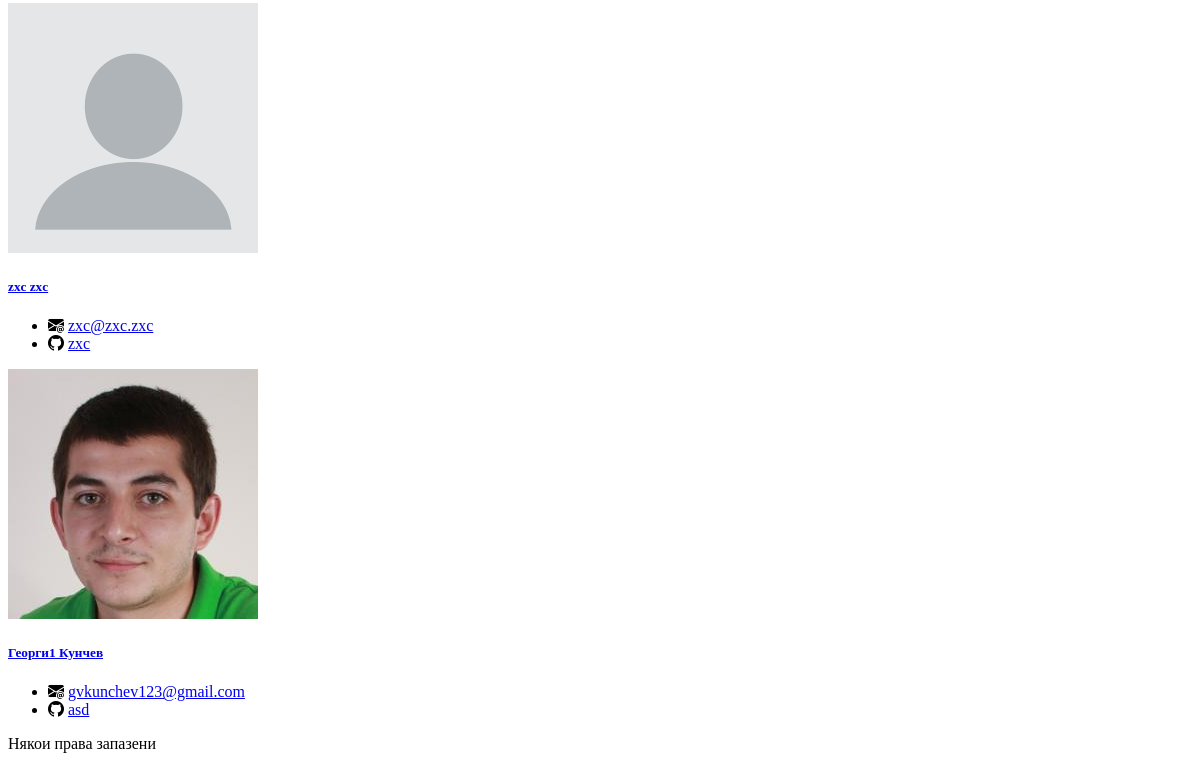
Page /teachers (lower part) on the earlier database version.
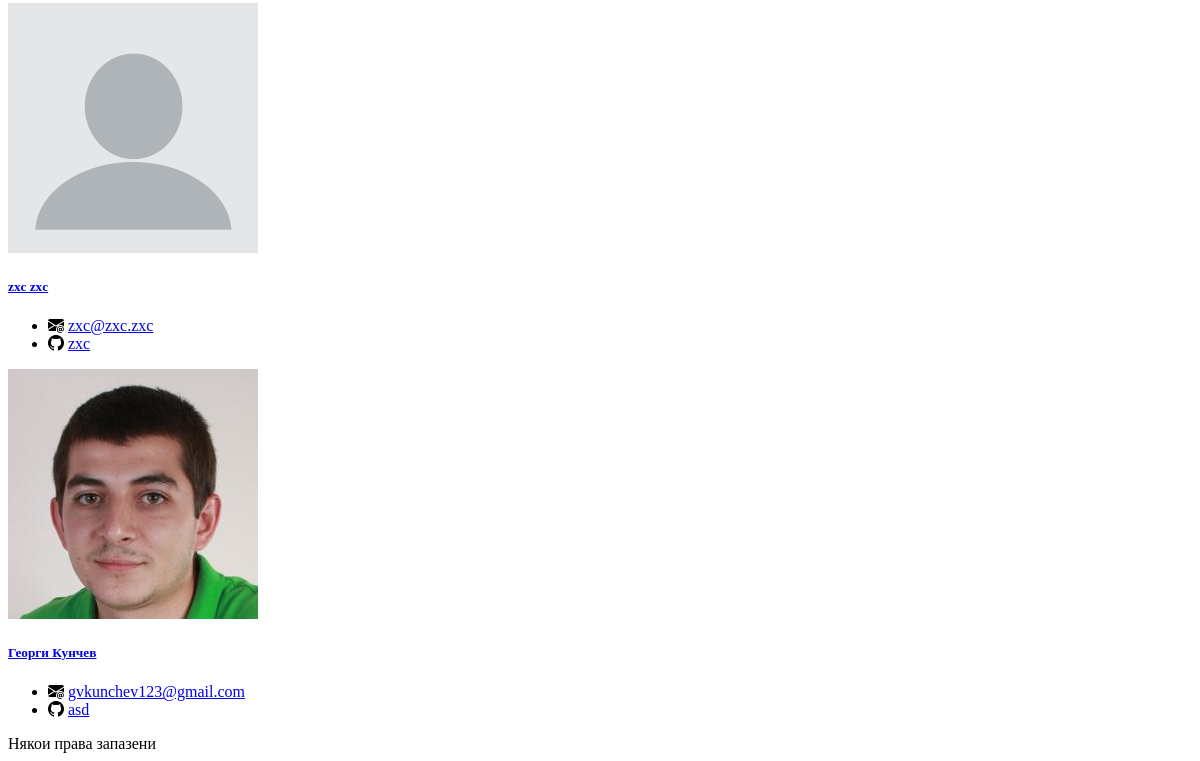
Same page on the later database version.
### users/models.py (models this page shows, shortened)
class User(AbstractUser):
    class Meta:
        ordering = ('is_active', 'first_name', 'last_name')
    username = None
    email = models.EmailField(unique=True)
    first_name = models.CharField(max_length=100)
    last_name = models.CharField(max_length=100)
    image = models.ImageField(upload_to=rename_profile_picture, blank=True)
    github = models.CharField(max_length=100, blank=True)
    dark_theme = models.BooleanField(default=False)
    objects = UserManager()
    USERNAME_FIELD = 'email'
    REQUIRED_FIELDS = ['first_name', 'last_name']
    @property
    def full_name(self):
        return f"{self.first_name} {self.last_name}"

class Teacher(User):
    class Meta:
        verbose_name = "Teacher"

class User(AbstractUser):
    class Meta:
        ordering = ('is_active', 'first_name', 'last_name')
    username = None
    email = models.EmailField(unique=True)
    first_name = models.CharField(max_length=100)
    last_name = models.CharField(max_length=100)
    image = models.ImageField(upload_to=rename_profile_picture, blank=True)
    github = models.CharField(max_length=100, blank=True)
    dark_theme = models.BooleanField(default=False)
    objects = UserManager()
    USERNAME_FIELD = 'email'
    REQUIRED_FIELDS = ['first_name', 'last_name']
    @property
    def full_name(self):
        return f"{self.first_name} {self.last_name}"

### web/views.py (the view)
# urls.py: re_path(r'^teachers$', views.teachers, name='teachers'),
def teachers(request):
    return render(request, "teachers/teachers.html", {'teachers': Teacher.objects.all()})

### web/templates/teachers/teachers.html (shortened to what this page needs)
{% extends "backbone/base.html" %}
{% block body %}
    {% if teachers %}
        {% for teacher in teachers %}
            <div class="card d-inline-block m-1 teacher-card">
                <a href="/teacher/{{ teacher.id }}">
                    {% if teacher.image %}
                        <img src="static/{{ teacher.image }}" class="card-img-top"/>
                    {% else %}
                        <img src="/static/img/blank-profile.png" class="card-img-top"/>
                    {% endif %}
                </a>
                <div class="card-body">
                    <h5 class="card-title"><a href="/teacher/{{ teacher.id }}">{{ teacher.full_name }}</a></h5>
                </div>
                <ul class="list-group list-group-flush">
                    <li class="list-group-item text-truncate">
                        <i class="bi bi-envelope-at-fill"></i>
                        <a href="mailto:{{ teacher.email }}">{{ teacher.email }}</a>
                    </li>
                    <li class="list-group-item text-truncate">
                        {% if teacher.github != "" %}
                            <i class="bi bi-github"></i>
                            <a href="https://github.com/" target="_blank">{{ teacher.github }}</a>
                        {% else %}
                            <i class="bi bi-github"></i> Няма
                        {% endif %}
                    </li>
                </ul>
            </div>
        {% endfor %}
    {% else %}
        Все още няма регистрирани учители.
    {% endif %}
{% endblock %}

Differences in the rows shown:
changed through a linked row, Teacher "gvkunchev123@gmail.com": full_name "Георги1 Кунчев" → "Георги Кунчев"
